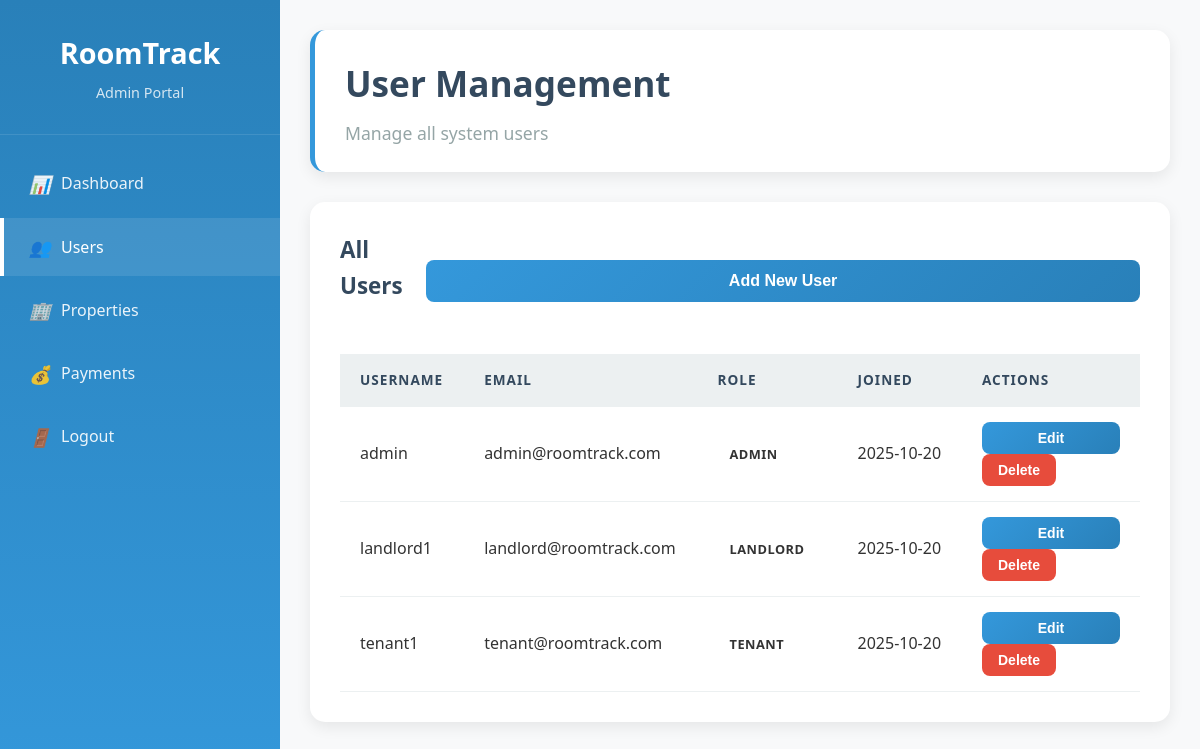
Before: /admin/users (signed in) with the older database file.
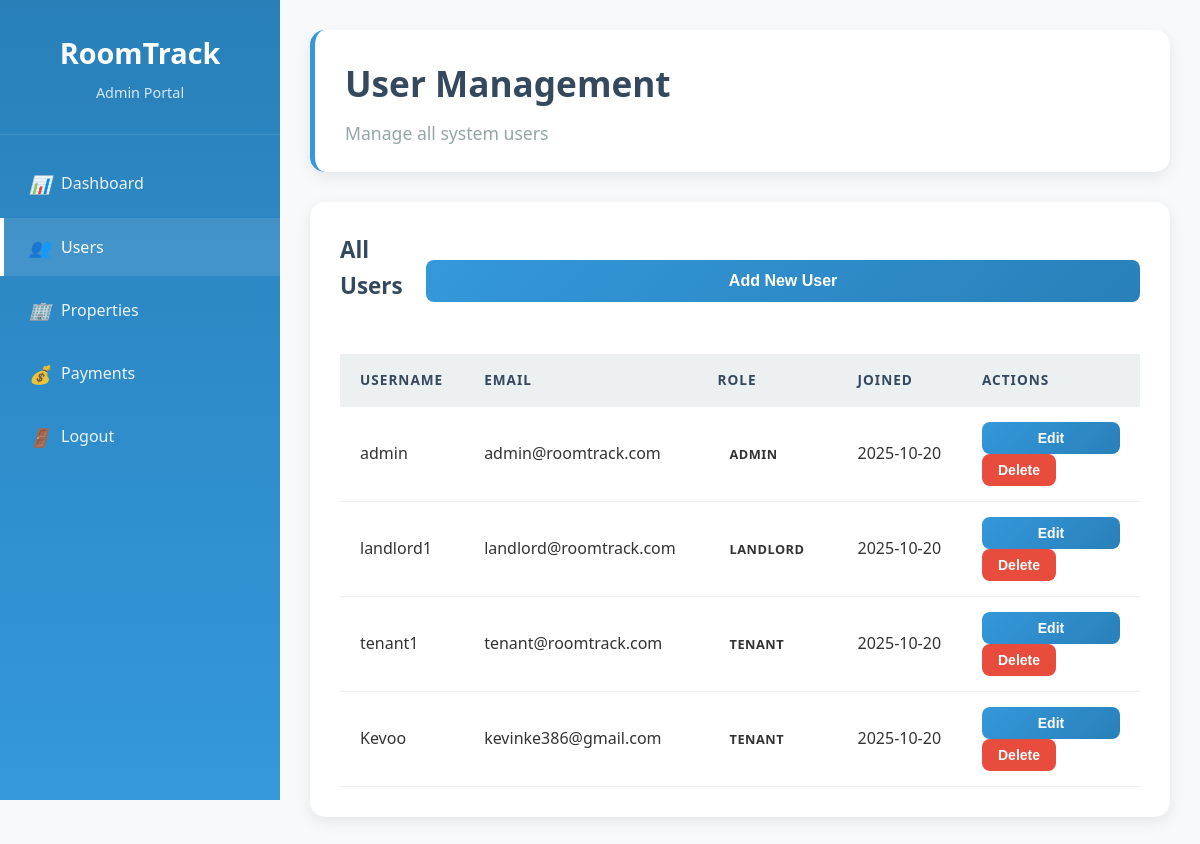
After: the same page with the newer database file.
### models.py (models this page shows)
class User(UserMixin, db.Model):
    id = db.Column(db.Integer, primary_key=True)
    username = db.Column(db.String(80), unique=True, nullable=False)
    email = db.Column(db.String(120), unique=True, nullable=False)
    password = db.Column(db.String(200), nullable=False)
    role = db.Column(db.String(20), nullable=False)  # admin, landlord, tenant
    full_name = db.Column(db.String(200))
    id_number = db.Column(db.String(50))
    passport_number = db.Column(db.String(50))
    phone = db.Column(db.String(20))
    created_at = db.Column(db.DateTime, default=datetime.utcnow)
    landlord_properties = db.relationship('Property', backref='landlord', lazy=True)
    tenant_leases = db.relationship('Lease', backref='tenant', lazy=True, foreign_keys='Lease.tenant_id')
    maintenance_requests = db.relationship('MaintenanceRequest', backref='tenant', lazy=True)

### app.py (the view)
@app.route('/admin/users')
@login_required
def admin_users():
    if current_user.role != 'admin':
        return redirect(url_for('index'))
    users = User.query.all()
    return render_template('admin/users.html', users=users)

### app.py (called while the page is built)
@login_manager.user_loader
def load_user(user_id):
    return User.query.get(int(user_id))

### templates/admin/users.html (shortened to what this page needs)
<!DOCTYPE html>
<html lang="en">
<head>
    <link rel="stylesheet" href="{{ url_for('static', filename='css/style.css') }}">
</head>
<body>
    <div class="dashboard">
        <div class="sidebar">
            <div class="sidebar-header">
                <h2>RoomTrack</h2>
                <p>Admin Portal</p>
            </div>
            <ul class="sidebar-nav">
                <li><a href="{{ url_for('admin_dashboard') }}"><i>📊</i> Dashboard</a></li>
                <li><a href="#" class="active"><i>👥</i> Users</a></li>
                <li><a href="#"><i>🏢</i> Properties</a></li>
                <li><a href="#"><i>💰</i> Payments</a></li>
                <li><a href="{{ url_for('logout') }}"><i>🚪</i> Logout</a></li>
            </ul>
        </div>
        <div class="main-content">
            <div class="header">
                <h1>User Management</h1>
                <p>Manage all system users</p>
            </div>
            <div class="table-container">
                <div style="display: flex; justify-content: between; align-items: center; margin-bottom: 25px;">
                    <h3>All Users</h3>
                    <button class="btn btn-primary" onclick="openCreateUserModal()">Add New User</button>
                </div>
                <table>
                    <thead>
                        <tr>
                            <th>Username</th>
                            <th>Email</th>
                            <th>Role</th>
                            <th>Joined</th>
                            <th>Actions</th>
                        </tr>
                    </thead>
                    <tbody>
                        {% for user in users %}
                        <tr>
                            <td>{{ user.username }}</td>
                            <td>{{ user.email }}</td>
                            <td>
                                <span class="status-badge status-{{ user.role }}">
                                    {{ user.role }}
                                </span>
                            </td>
                            <td>{{ user.created_at.strftime('%Y-%m-%d') }}</td>
                            <td>
                                <button class="btn btn-sm btn-primary">Edit</button>
                                <button class="btn btn-sm btn-danger">Delete</button>
                            </td>
                        </tr>
                        {% endfor %}
                    </tbody>
                </table>
            </div>
        </div>
    </div>
</body>
</html>

Changed rows visible on the page:
added User: username "Kevoo", email "kevinke386@gmail.com", role "TENANT", created_at "2025-10-20"
